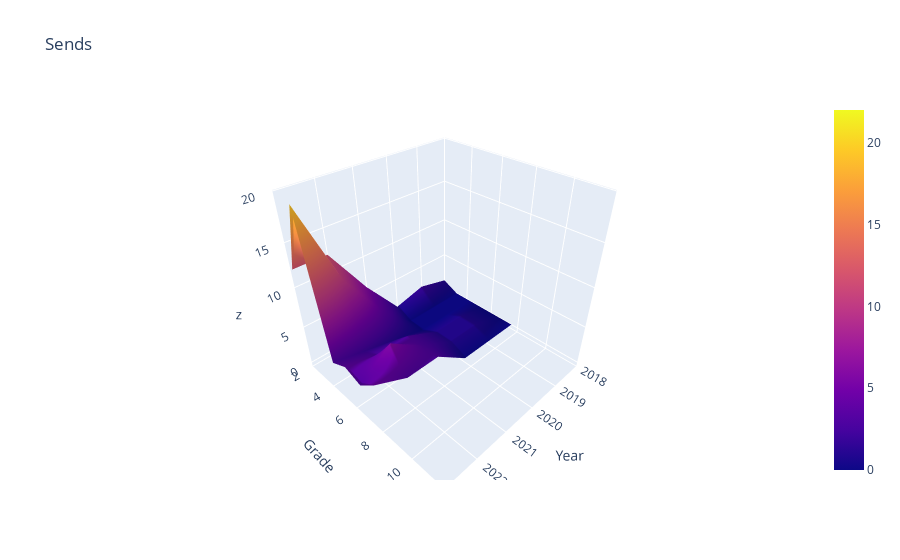

The cell this chart's notebook holds for it:
### Code cell
z = hist_data.values
sh_0, sh_1 = z.shape
x = np.linspace(hist_data.index.min(), hist_data.index.max(), sh_0, endpoint=True)
y = np.linspace(hist_data.columns.min(), hist_data.columns.max(), sh_1, endpoint=True)
fig = go.Figure(data=[go.Surface(z=hist_data.values, x=x, y=y)])

fig.update_layout(title='Sends', scene=dict(
    xaxis=dict(
        range=[min(x), max(x)],
        nticks = len(x),
        title='Year',
    ),
    yaxis=dict(
        range=[min(y), max(y)],
        nticks = len(y),
        title='Grade',
    ),
    zaxis=dict(
        # range=[hist_data.values.min(), hist_data.values.max()],
        # nticks = len(y),
        # title='Grade',
    ),
))
fig.show()

### Figure 1 — Plotly figure (JSON) as saved in the notebook; plotly's stock layout.template omitted (floating-point values rounded to 4 significant figures)
{"data": [{"type": "surface", "x": [2018, 2019, 2020, 2021, 2022, 2023], "y": [2, 3.111, 4.222, 5.333, 6.444, 7.556, 8.667, 9.778, 10.89, 12], "z": [[1, 2, 1, 6, 12, 12, 8, 7, 0, 0], [0, 0, 0, 4, 10, 20, 12, 22, 7, 1], [0, 0, 0, 1, 2, 3, 10, 9, 3, 0], [0, 1, 1, 3, 3, 4, 6, 11, 10, 0], [0, 1, 1, 3, 6, 3, 9, 17, 10, 4], [0, 0, 0, 3, 3, 5, 7, 8, 9, 4]]}], "layout": {"scene": {"xaxis": {"nticks": 6, "range": [2018, 2023], "title": {"text": "Year"}}, "yaxis": {"nticks": 10, "range": [2, 12], "title": {"text": "Grade"}}}, "title": {"text": "Sends"}}}
